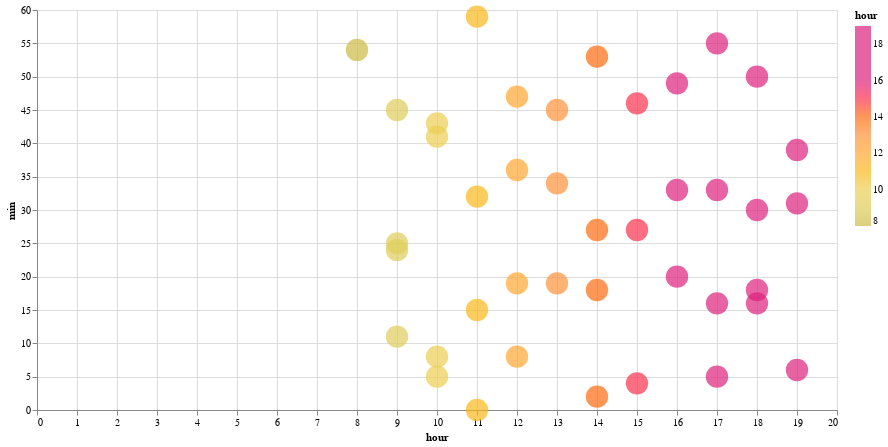

Notebook code for this chart:
### Code cell
test4 = compare_approaches(
    stop_id="15320",
    organization_name="Los Angeles County Metropolitan Transportation Authority",
    route_id="33-13172",
    stop_sequence=64,
)

### Figure 1 — Vega-Lite specification as saved in the notebook (floating-point values rounded to 4 significant figures)
{"config": {"view": {"continuousWidth": 300, "continuousHeight": 300}}, "data": {"name": "data-35e56aee044fce2723530c70bc48b3a5"}, "mark": {"type": "circle", "size": 500}, "encoding": {"color": {"field": "hour", "scale": {"range": ["#ccbb44", "#e9d868", "#fcb40e", "#ff9c42", "#fc5c04", "#dd217d", "#dd217d", "#dd217d"]}, "type": "quantitative"}, "tooltip": [{"field": "hour", "type": "quantitative"}, {"field": "min", "type": "quantitative"}, {"field": "actual_arrival_lag_min", "type": "quantitative"}], "x": {"field": "hour", "type": "quantitative"}, "y": {"field": "min", "type": "quantitative"}}, "height": 400, "width": 800, "$schema": "https://vega.github.io/schema/vega-lite/v5.17.0.json", "datasets": {"data-35e56aee044fce2723530c70bc48b3a5": [{"stop_id": "15320", "stop_sequence": 64, "scheduled_arrival_sec": 31620.0, "schedule_gtfs_dataset_key": "0666caf3ec1ecc96b74f4477ee4bc939", "trip_instance_key": "0c5aca91b6cba52c701d44e99c7d94aa", "rt_arrival_sec": 32092, "route_id": "33-13172", "shape_array_key": "55ec6a336c14f3af01a016ba8fdd0b95", "route_long_name": "Metro Local Line", "direction_id": 1.0, "organization_name": "Los Angeles County Metropolitan Transportation Authority", "caltrans_district": "07 - Los Angeles", "service_date": "2024-05-22T00:00:00", "route_type": "Bus", "feed_key": "608992664173210532aa3e6cc573be2f", "converted_schd_arrival2": "2024-05-22T08:47:00", "converted_rt_arrival": "2024-05-22T08:54:52", "converted_schd_arrival": "2024-05-22T08:47:00", "delay_min": 7.867, "actual_arrival_lag_min": null, "scheduled_arrival_lag_min": null, "hour": 8, "min": 54}, {"stop_id": "15320", "stop_sequence": 64, "scheduled_arrival_sec": 32520.0, "schedule_gtfs_dataset_key": "0666caf3ec1ecc96b74f4477ee4bc939", "trip_instance_key": "bb7639434ee4c9e112682621c8fc118d", "rt_arrival_sec": 33105, "route_id": "33-13172", "shape_array_key": "55ec6a336c14f3af01a016ba8fdd0b95", "route_long_name": "Metro Local Line", "direction_id": 1.0, "organization_name": "Los Angeles County Metropolitan Transportation Authority", "caltrans_district": "07 - Los Angeles", "service_date": "2024-05-22T00:00:00", "route_type": "Bus", "feed_key": "608992664173210532aa3e6cc573be2f", "converted_schd_arrival2": "2024-05-22T09:02:00", "converted_rt_arrival": "2024-05-22T09:11:45", "converted_schd_arrival": "2024-05-22T09:02:00", "delay_min": 9.75, "actual_arrival_lag_min": 16.88, "scheduled_arrival_lag_min": 15.0, "hour": 9, "min": 11}, {"stop_id": "15320", "stop_sequence": 64, "scheduled_arrival_sec": 33420.0, "schedule_gtfs_dataset_key": "0666caf3ec1ecc96b74f4477ee4bc939", "trip_instance_key": "fa401e82bc8ba3217711ac0187a672ca", "rt_arrival_sec": 33873, "route_id": "33-13172", "shape_array_key": "55ec6a336c14f3af01a016ba8fdd0b95", "route_long_name": "Metro Local Line", "direction_id": 1.0, "organization_name": "Los Angeles County Metropolitan Transportation Authority", "caltrans_district": "07 - Los Angeles", "service_date": "2024-05-22T00:00:00", "route_type": "Bus", "feed_key": "608992664173210532aa3e6cc573be2f", "converted_schd_arrival2": "2024-05-22T09:17:00", "converted_rt_arrival": "2024-05-22T09:24:33", "converted_schd_arrival": "2024-05-22T09:17:00", "delay_min": 7.55, "actual_arrival_lag_min": 12.8, "scheduled_arrival_lag_min": 15.0, "hour": 9, "min": 24}, {"stop_id": "15320", "stop_sequence": 64, "scheduled_arrival_sec": 34260.0, "schedule_gtfs_dataset_key": "0666caf3ec1ecc96b74f4477ee4bc939", "trip_instance_key": "52e18828b64f9d59070172b839b2f347", "rt_arrival_sec": 33951, "route_id": "33-13172", "shape_array_key": "55ec6a336c14f3af01a016ba8fdd0b95", "route_long_name": "Metro Local Line", "direction_id": 1.0, "organization_name": "Los Angeles County Metropolitan Transportation Authority", "caltrans_district": "07 - Los Angeles", "service_date": "2024-05-22T00:00:00", "route_type": "Bus", "feed_key": "608992664173210532aa3e6cc573be2f", "converted_schd_arrival2": "2024-05-22T09:31:00", "converted_rt_arrival": "2024-05-22T09:25:51", "converted_schd_arrival": "2024-05-22T09:31:00", "delay_min": -5.15, "actual_arrival_lag_min": 1.3, "scheduled_arrival_lag_min": 14.0, "hour": 9, "min": 25}, {"stop_id": "15320", "stop_sequence": 64, "scheduled_arrival_sec": 35160.0, "schedule_gtfs_dataset_key": "0666caf3ec1ecc96b74f4477ee4bc939", "trip_instance_key": "a301de16815469ed695b719ce9522b17", "rt_arrival_sec": 35113, "route_id": "33-13172", "shape_array_key": "55ec6a336c14f3af01a016ba8fdd0b95", "route_long_name": "Metro Local Line", "direction_id": 1.0, "organization_name": "Los Angeles County Metropolitan Transportation Authority", "caltrans_district": "07 - Los Angeles", "service_date": "2024-05-22T00:00:00", "route_type": "Bus", "feed_key": "608992664173210532aa3e6cc573be2f", "converted_schd_arrival2": "2024-05-22T09:46:00", "converted_rt_arrival": "2024-05-22T09:45:13", "converted_schd_arrival": "2024-05-22T09:46:00", "delay_min": -0.7833, "actual_arrival_lag_min": 19.37, "scheduled_arrival_lag_min": 15.0, "hour": 9, "min": 45}, {"stop_id": "15320", "stop_sequence": 64, "scheduled_arrival_sec": 36060.0, "schedule_gtfs_dataset_key": "0666caf3ec1ecc96b74f4477ee4bc939", "trip_instance_key": "6c436543d322ad76bd03e61cf304ea26", "rt_arrival_sec": 36307, "route_id": "33-13172", "shape_array_key": "55ec6a336c14f3af01a016ba8fdd0b95", "route_long_name": "Metro Local Line", "direction_id": 1.0, "organization_name": "Los Angeles County Metropolitan Transportation Authority", "caltrans_district": "07 - Los Angeles", "service_date": "2024-05-22T00:00:00", "route_type": "Bus", "feed_key": "608992664173210532aa3e6cc573be2f", "converted_schd_arrival2": "2024-05-22T10:01:00", "converted_rt_arrival": "2024-05-22T10:05:07", "converted_schd_arrival": "2024-05-22T10:01:00", "delay_min": 4.117, "actual_arrival_lag_min": 19.9, "scheduled_arrival_lag_min": 15.0, "hour": 10, "min": 5}, {"stop_id": "15320", "stop_sequence": 64, "scheduled_arrival_sec": 37020.0, "schedule_gtfs_dataset_key": "0666caf3ec1ecc96b74f4477ee4bc939", "trip_instance_key": "be03dd49db884084f15e41f8c6c1f05a", "rt_arrival_sec": 36538, "route_id": "33-13172", "shape_array_key": "55ec6a336c14f3af01a016ba8fdd0b95", "route_long_name": "Metro Local Line", "direction_id": 1.0, "organization_name": "Los Angeles County Metropolitan Transportation Authority", "caltrans_district": "07 - Los Angeles", "service_date": "2024-05-22T00:00:00", "route_type": "Bus", "feed_key": "608992664173210532aa3e6cc573be2f", "converted_schd_arrival2": "2024-05-22T10:17:00", "converted_rt_arrival": "2024-05-22T10:08:58", "converted_schd_arrival": "2024-05-22T10:17:00", "delay_min": -8.033, "actual_arrival_lag_min": 3.85, "scheduled_arrival_lag_min": 16.0, "hour": 10, "min": 8}, {"stop_id": "15320", "stop_sequence": 64, "scheduled_arrival_sec": 39000.0, "schedule_gtfs_dataset_key": "0666caf3ec1ecc96b74f4477ee4bc939", "trip_instance_key": "3691641c7f035d76c5876806d0566ab7", "rt_arrival_sec": 38479, "route_id": "33-13172", "shape_array_key": "55ec6a336c14f3af01a016ba8fdd0b95", "route_long_name": "Metro Local Line", "direction_id": 1.0, "organization_name": "Los Angeles County Metropolitan Transportation Authority", "caltrans_district": "07 - Los Angeles", "service_date": "2024-05-22T00:00:00", "route_type": "Bus", "feed_key": "608992664173210532aa3e6cc573be2f", "converted_schd_arrival2": "2024-05-22T10:50:00", "converted_rt_arrival": "2024-05-22T10:41:19", "converted_schd_arrival": "2024-05-22T10:50:00", "delay_min": -8.683, "actual_arrival_lag_min": 32.35, "scheduled_arrival_lag_min": 33.0, "hour": 10, "min": 41}, {"stop_id": "15320", "stop_sequence": 64, "scheduled_arrival_sec": 37980.0, "schedule_gtfs_dataset_key": "0666caf3ec1ecc96b74f4477ee4bc939", "trip_instance_key": "240b6807a40fe96a26bd152638809c36", "rt_arrival_sec": 38611, "route_id": "33-13172", "shape_array_key": "55ec6a336c14f3af01a016ba8fdd0b95", "route_long_name": "Metro Local Line", "direction_id": 1.0, "organization_name": "Los Angeles County Metropolitan Transportation Authority", "caltrans_district": "07 - Los Angeles", "service_date": "2024-05-22T00:00:00", "route_type": "Bus", "feed_key": "608992664173210532aa3e6cc573be2f", "converted_schd_arrival2": "2024-05-22T10:33:00", "converted_rt_arrival": "2024-05-22T10:43:31", "converted_schd_arrival": "2024-05-22T10:33:00", "delay_min": 10.52, "actual_arrival_lag_min": 2.2, "scheduled_arrival_lag_min": -17.0, "hour": 10, "min": 43}, {"stop_id": "15320", "stop_sequence": 64, "scheduled_arrival_sec": 39900.0, "schedule_gtfs_dataset_key": "0666caf3ec1ecc96b74f4477ee4bc939", "trip_instance_key": "79957879326eca63178762fb6ee29a46", "rt_arrival_sec": 39600, "route_id": "33-13172", "shape_array_key": "55ec6a336c14f3af01a016ba8fdd0b95", "route_long_name": "Metro Local Line", "direction_id": 1.0, "organization_name": "Los Angeles County Metropolitan Transportation Authority", "caltrans_district": "07 - Los Angeles", "service_date": "2024-05-22T00:00:00", "route_type": "Bus", "feed_key": "608992664173210532aa3e6cc573be2f", "converted_schd_arrival2": "2024-05-22T11:05:00", "converted_rt_arrival": "2024-05-22T11:00:00", "converted_schd_arrival": "2024-05-22T11:05:00", "delay_min": -5.0, "actual_arrival_lag_min": 16.48, "scheduled_arrival_lag_min": 32.0, "hour": 11, "min": 0}, {"stop_id": "15320", "stop_sequence": 64, "scheduled_arrival_sec": 40800.0, "schedule_gtfs_dataset_key": "0666caf3ec1ecc96b74f4477ee4bc939", "trip_instance_key": "6a342fed67832b9d4dd23c57c0a7d209", "rt_arrival_sec": 40526, "route_id": "33-13172", "shape_array_key": "55ec6a336c14f3af01a016ba8fdd0b95", "route_long_name": "Metro Local Line", "direction_id": 1.0, "organization_name": "Los Angeles County Metropolitan Transportation Authority", "caltrans_district": "07 - Los Angeles", "service_date": "2024-05-22T00:00:00", "route_type": "Bus", "feed_key": "608992664173210532aa3e6cc573be2f", "converted_schd_arrival2": "2024-05-22T11:20:00", "converted_rt_arrival": "2024-05-22T11:15:26", "converted_schd_arrival": "2024-05-22T11:20:00", "delay_min": -4.567, "actual_arrival_lag_min": 15.43, "scheduled_arrival_lag_min": 15.0, "hour": 11, "min": 15}, {"stop_id": "15320", "stop_sequence": 64, "scheduled_arrival_sec": 41700.0, "schedule_gtfs_dataset_key": "0666caf3ec1ecc96b74f4477ee4bc939", "trip_instance_key": "f07ba27b514f41a7ed90eb77f9a6a051", "rt_arrival_sec": 41564, "route_id": "33-13172", "shape_array_key": "55ec6a336c14f3af01a016ba8fdd0b95", "route_long_name": "Metro Local Line", "direction_id": 1.0, "organization_name": "Los Angeles County Metropolitan Transportation Authority", "caltrans_district": "07 - Los Angeles", "service_date": "2024-05-22T00:00:00", "route_type": "Bus", "feed_key": "608992664173210532aa3e6cc573be2f", "converted_schd_arrival2": "2024-05-22T11:35:00", "converted_rt_arrival": "2024-05-22T11:32:44", "converted_schd_arrival": "2024-05-22T11:35:00", "delay_min": -2.267, "actual_arrival_lag_min": 17.3, "scheduled_arrival_lag_min": 15.0, "hour": 11, "min": 32}, {"stop_id": "15320", "stop_sequence": 64, "scheduled_arrival_sec": 42660.0, "schedule_gtfs_dataset_key": "0666caf3ec1ecc96b74f4477ee4bc939", "trip_instance_key": "a9bf25dec809ca845fa029ac00cd2b15", "rt_arrival_sec": 43178, "route_id": "33-13172", "shape_array_key": "55ec6a336c14f3af01a016ba8fdd0b95", "route_long_name": "Metro Local Line", "direction_id": 1.0, "organization_name": "Los Angeles County Metropolitan Transportation Authority", "caltrans_district": "07 - Los Angeles", "service_date": "2024-05-22T00:00:00", "route_type": "Bus", "feed_key": "608992664173210532aa3e6cc573be2f", "converted_schd_arrival2": "2024-05-22T11:51:00", "converted_rt_arrival": "2024-05-22T11:59:38", "converted_schd_arrival": "2024-05-22T11:51:00", "delay_min": 8.633, "actual_arrival_lag_min": 26.9, "scheduled_arrival_lag_min": 16.0, "hour": 11, "min": 59}, {"stop_id": "15320", "stop_sequence": 64, "scheduled_arrival_sec": 43560.0, "schedule_gtfs_dataset_key": "0666caf3ec1ecc96b74f4477ee4bc939", "trip_instance_key": "5133aae59ada7b1f9d007414cacf5543", "rt_arrival_sec": 43690, "route_id": "33-13172", "shape_array_key": "55ec6a336c14f3af01a016ba8fdd0b95", "route_long_name": "Metro Local Line", "direction_id": 1.0, "organization_name": "Los Angeles County Metropolitan Transportation Authority", "caltrans_district": "07 - Los Angeles", "service_date": "2024-05-22T00:00:00", "route_type": "Bus", "feed_key": "608992664173210532aa3e6cc573be2f", "converted_schd_arrival2": "2024-05-22T12:06:00", "converted_rt_arrival": "2024-05-22T12:08:10", "converted_schd_arrival": "2024-05-22T12:06:00", "delay_min": 2.167, "actual_arrival_lag_min": 8.533, "scheduled_arrival_lag_min": 15.0, "hour": 12, "min": 8}, {"stop_id": "15320", "stop_sequence": 64, "scheduled_arrival_sec": 44460.0, "schedule_gtfs_dataset_key": "0666caf3ec1ecc96b74f4477ee4bc939", "trip_instance_key": "29309be4b075d750ca39c96761a0e81e", "rt_arrival_sec": 44372, "route_id": "33-13172", "shape_array_key": "55ec6a336c14f3af01a016ba8fdd0b95", "route_long_name": "Metro Local Line", "direction_id": 1.0, "organization_name": "Los Angeles County Metropolitan Transportation Authority", "caltrans_district": "07 - Los Angeles", "service_date": "2024-05-22T00:00:00", "route_type": "Bus", "feed_key": "608992664173210532aa3e6cc573be2f", "converted_schd_arrival2": "2024-05-22T12:21:00", "converted_rt_arrival": "2024-05-22T12:19:32", "converted_schd_arrival": "2024-05-22T12:21:00", "delay_min": -1.467, "actual_arrival_lag_min": 11.37, "scheduled_arrival_lag_min": 15.0, "hour": 12, "min": 19}, {"stop_id": "15320", "stop_sequence": 64, "scheduled_arrival_sec": 45360.0, "schedule_gtfs_dataset_key": "0666caf3ec1ecc96b74f4477ee4bc939", "trip_instance_key": "0cc9e670acb4fb48d53322a0405c25fe", "rt_arrival_sec": 45361, "route_id": "33-13172", "shape_array_key": "55ec6a336c14f3af01a016ba8fdd0b95", "route_long_name": "Metro Local Line", "direction_id": 1.0, "organization_name": "Los Angeles County Metropolitan Transportation Authority", "caltrans_district": "07 - Los Angeles", "service_date": "2024-05-22T00:00:00", "route_type": "Bus", "feed_key": "608992664173210532aa3e6cc573be2f", "converted_schd_arrival2": "2024-05-22T12:36:00", "converted_rt_arrival": "2024-05-22T12:36:01", "converted_schd_arrival": "2024-05-22T12:36:00", "delay_min": 0.01667, "actual_arrival_lag_min": 16.48, "scheduled_arrival_lag_min": 15.0, "hour": 12, "min": 36}, {"stop_id": "15320", "stop_sequence": 64, "scheduled_arrival_sec": 46260.0, "schedule_gtfs_dataset_key": "0666caf3ec1ecc96b74f4477ee4bc939", "trip_instance_key": "936b2646f570cff761d4764c2262f976", "rt_arrival_sec": 46058, "route_id": "33-13172", "shape_array_key": "55ec6a336c14f3af01a016ba8fdd0b95", "route_long_name": "Metro Local Line", "direction_id": 1.0, "organization_name": "Los Angeles County Metropolitan Transportation Authority", "caltrans_district": "07 - Los Angeles", "service_date": "2024-05-22T00:00:00", "route_type": "Bus", "feed_key": "608992664173210532aa3e6cc573be2f", "converted_schd_arrival2": "2024-05-22T12:51:00", "converted_rt_arrival": "2024-05-22T12:47:38", "converted_schd_arrival": "2024-05-22T12:51:00", "delay_min": -3.367, "actual_arrival_lag_min": 11.62, "scheduled_arrival_lag_min": 15.0, "hour": 12, "min": 47}, {"stop_id": "15320", "stop_sequence": 64, "scheduled_arrival_sec": 48060.0, "schedule_gtfs_dataset_key": "0666caf3ec1ecc96b74f4477ee4bc939", "trip_instance_key": "a0013de3e546b1db41dd2d1f62aa590c", "rt_arrival_sec": 47990, "route_id": "33-13172", "shape_array_key": "55ec6a336c14f3af01a016ba8fdd0b95", "route_long_name": "Metro Local Line", "direction_id": 1.0, "organization_name": "Los Angeles County Metropolitan Transportation Authority", "caltrans_district": "07 - Los Angeles", "service_date": "2024-05-22T00:00:00", "route_type": "Bus", "feed_key": "608992664173210532aa3e6cc573be2f", "converted_schd_arrival2": "2024-05-22T13:21:00", "converted_rt_arrival": "2024-05-22T13:19:50", "converted_schd_arrival": "2024-05-22T13:21:00", "delay_min": -1.167, "actual_arrival_lag_min": 32.2, "scheduled_arrival_lag_min": 30.0, "hour": 13, "min": 19}, {"stop_id": "15320", "stop_sequence": 64, "scheduled_arrival_sec": 48960.0, "schedule_gtfs_dataset_key": "0666caf3ec1ecc96b74f4477ee4bc939", "trip_instance_key": "6fbc83317d6d09f4cf86f50ca2ef20df", "rt_arrival_sec": 48864, "route_id": "33-13172", "shape_array_key": "55ec6a336c14f3af01a016ba8fdd0b95", "route_long_name": "Metro Local Line", "direction_id": 1.0, "organization_name": "Los Angeles County Metropolitan Transportation Authority", "caltrans_district": "07 - Los Angeles", "service_date": "2024-05-22T00:00:00", "route_type": "Bus", "feed_key": "608992664173210532aa3e6cc573be2f", "converted_schd_arrival2": "2024-05-22T13:36:00", "converted_rt_arrival": "2024-05-22T13:34:24", "converted_schd_arrival": "2024-05-22T13:36:00", "delay_min": -1.6, "actual_arrival_lag_min": 14.57, "scheduled_arrival_lag_min": 15.0, "hour": 13, "min": 34}, {"stop_id": "15320", "stop_sequence": 64, "scheduled_arrival_sec": 49860.0, "schedule_gtfs_dataset_key": "0666caf3ec1ecc96b74f4477ee4bc939", "trip_instance_key": "4e5078ec4abc94a3aa8456c274ba06f2", "rt_arrival_sec": 49512, "route_id": "33-13172", "shape_array_key": "55ec6a336c14f3af01a016ba8fdd0b95", "route_long_name": "Metro Local Line", "direction_id": 1.0, "organization_name": "Los Angeles County Metropolitan Transportation Authority", "caltrans_district": "07 - Los Angeles", "service_date": "2024-05-22T00:00:00", "route_type": "Bus", "feed_key": "608992664173210532aa3e6cc573be2f", "converted_schd_arrival2": "2024-05-22T13:51:00", "converted_rt_arrival": "2024-05-22T13:45:12", "converted_schd_arrival": "2024-05-22T13:51:00", "delay_min": -5.8, "actual_arrival_lag_min": 10.8, "scheduled_arrival_lag_min": 15.0, "hour": 13, "min": 45}, {"stop_id": "15320", "stop_sequence": 64, "scheduled_arrival_sec": 50760.0, "schedule_gtfs_dataset_key": "0666caf3ec1ecc96b74f4477ee4bc939", "trip_instance_key": "0eaa3715f66c2dad8e8d31e407766331", "rt_arrival_sec": 50530, "route_id": "33-13172", "shape_array_key": "55ec6a336c14f3af01a016ba8fdd0b95", "route_long_name": "Metro Local Line", "direction_id": 1.0, "organization_name": "Los Angeles County Metropolitan Transportation Authority", "caltrans_district": "07 - Los Angeles", "service_date": "2024-05-22T00:00:00", "route_type": "Bus", "feed_key": "608992664173210532aa3e6cc573be2f", "converted_schd_arrival2": "2024-05-22T14:06:00", "converted_rt_arrival": "2024-05-22T14:02:10", "converted_schd_arrival": "2024-05-22T14:06:00", "delay_min": -3.833, "actual_arrival_lag_min": 16.97, "scheduled_arrival_lag_min": 15.0, "hour": 14, "min": 2}, {"stop_id": "15320", "stop_sequence": 64, "scheduled_arrival_sec": 51660.0, "schedule_gtfs_dataset_key": "0666caf3ec1ecc96b74f4477ee4bc939", "trip_instance_key": "7b803642a30d0bc60bb3ef7e720d1a6a", "rt_arrival_sec": 51505, "route_id": "33-13172", "shape_array_key": "55ec6a336c14f3af01a016ba8fdd0b95", "route_long_name": "Metro Local Line", "direction_id": 1.0, "organization_name": "Los Angeles County Metropolitan Transportation Authority", "caltrans_district": "07 - Los Angeles", "service_date": "2024-05-22T00:00:00", "route_type": "Bus", "feed_key": "608992664173210532aa3e6cc573be2f", "converted_schd_arrival2": "2024-05-22T14:21:00", "converted_rt_arrival": "2024-05-22T14:18:25", "converted_schd_arrival": "2024-05-22T14:21:00", "delay_min": -2.583, "actual_arrival_lag_min": 16.25, "scheduled_arrival_lag_min": 15.0, "hour": 14, "min": 18}, {"stop_id": "15320", "stop_sequence": 64, "scheduled_arrival_sec": 52560.0, "schedule_gtfs_dataset_key": "0666caf3ec1ecc96b74f4477ee4bc939", "trip_instance_key": "8ef46dcd3a7bc5374782deb7d3a57abd", "rt_arrival_sec": 52058, "route_id": "33-13172", "shape_array_key": "55ec6a336c14f3af01a016ba8fdd0b95", "route_long_name": "Metro Local Line", "direction_id": 1.0, "organization_name": "Los Angeles County Metropolitan Transportation Authority", "caltrans_district": "07 - Los Angeles", "service_date": "2024-05-22T00:00:00", "route_type": "Bus", "feed_key": "608992664173210532aa3e6cc573be2f", "converted_schd_arrival2": "2024-05-22T14:36:00", "converted_rt_arrival": "2024-05-22T14:27:38", "converted_schd_arrival": "2024-05-22T14:36:00", "delay_min": -8.367, "actual_arrival_lag_min": 9.217, "scheduled_arrival_lag_min": 15.0, "hour": 14, "min": 27}, {"stop_id": "15320", "stop_sequence": 64, "scheduled_arrival_sec": 53460.0, "schedule_gtfs_dataset_key": "0666caf3ec1ecc96b74f4477ee4bc939", "trip_instance_key": "b7d610295da2cd6464dfcf0362414bf7", "rt_arrival_sec": 53614, "route_id": "33-13172", "shape_array_key": "55ec6a336c14f3af01a016ba8fdd0b95", "route_long_name": "Metro Local Line", "direction_id": 1.0, "organization_name": "Los Angeles County Metropolitan Transportation Authority", "caltrans_district": "07 - Los Angeles", "service_date": "2024-05-22T00:00:00", "route_type": "Bus", "feed_key": "608992664173210532aa3e6cc573be2f", "converted_schd_arrival2": "2024-05-22T14:51:00", "converted_rt_arrival": "2024-05-22T14:53:34", "converted_schd_arrival": "2024-05-22T14:51:00", "delay_min": 2.567, "actual_arrival_lag_min": 25.93, "scheduled_arrival_lag_min": 15.0, "hour": 14, "min": 53}, {"stop_id": "15320", "stop_sequence": 64, "scheduled_arrival_sec": 54360.0, "schedule_gtfs_dataset_key": "0666caf3ec1ecc96b74f4477ee4bc939", "trip_instance_key": "ff340a05fdac508dee2b904447a0fd38", "rt_arrival_sec": 54273, "route_id": "33-13172", "shape_array_key": "55ec6a336c14f3af01a016ba8fdd0b95", "route_long_name": "Metro Local Line", "direction_id": 1.0, "organization_name": "Los Angeles County Metropolitan Transportation Authority", "caltrans_district": "07 - Los Angeles", "service_date": "2024-05-22T00:00:00", "route_type": "Bus", "feed_key": "608992664173210532aa3e6cc573be2f", "converted_schd_arrival2": "2024-05-22T15:06:00", "converted_rt_arrival": "2024-05-22T15:04:33", "converted_schd_arrival": "2024-05-22T15:06:00", "delay_min": -1.45, "actual_arrival_lag_min": 10.98, "scheduled_arrival_lag_min": 15.0, "hour": 15, "min": 4}, {"stop_id": "15320", "stop_sequence": 64, "scheduled_arrival_sec": 55320.0, "schedule_gtfs_dataset_key": "0666caf3ec1ecc96b74f4477ee4bc939", "trip_instance_key": "704ce460e6680c7ca014edcfa4604a68", "rt_arrival_sec": 55652, "route_id": "33-13172", "shape_array_key": "55ec6a336c14f3af01a016ba8fdd0b95", "route_long_name": "Metro Local Line", "direction_id": 1.0, "organization_name": "Los Angeles County Metropolitan Transportation Authority", "caltrans_district": "07 - Los Angeles", "service_date": "2024-05-22T00:00:00", "route_type": "Bus", "feed_key": "608992664173210532aa3e6cc573be2f", "converted_schd_arrival2": "2024-05-22T15:22:00", "converted_rt_arrival": "2024-05-22T15:27:32", "converted_schd_arrival": "2024-05-22T15:22:00", "delay_min": 5.533, "actual_arrival_lag_min": 22.98, "scheduled_arrival_lag_min": 16.0, "hour": 15, "min": 27}, {"stop_id": "15320", "stop_sequence": 64, "scheduled_arrival_sec": 56280.0, "schedule_gtfs_dataset_key": "0666caf3ec1ecc96b74f4477ee4bc939", "trip_instance_key": "0f17961e83e8e4e9f6432722f2ea762e", "rt_arrival_sec": 56793, "route_id": "33-13172", "shape_array_key": "55ec6a336c14f3af01a016ba8fdd0b95", "route_long_name": "Metro Local Line", "direction_id": 1.0, "organization_name": "Los Angeles County Metropolitan Transportation Authority", "caltrans_district": "07 - Los Angeles", "service_date": "2024-05-22T00:00:00", "route_type": "Bus", "feed_key": "608992664173210532aa3e6cc573be2f", "converted_schd_arrival2": "2024-05-22T15:38:00", "converted_rt_arrival": "2024-05-22T15:46:33", "converted_schd_arrival": "2024-05-22T15:38:00", "delay_min": 8.55, "actual_arrival_lag_min": 19.02, "scheduled_arrival_lag_min": 16.0, "hour": 15, "min": 46}, {"stop_id": "15320", "stop_sequence": 64, "scheduled_arrival_sec": 58980.0, "schedule_gtfs_dataset_key": "0666caf3ec1ecc96b74f4477ee4bc939", "trip_instance_key": "6732eacae2ce72738afbe8973d837451", "rt_arrival_sec": 58809, "route_id": "33-13172", "shape_array_key": "55ec6a336c14f3af01a016ba8fdd0b95", "route_long_name": "Metro Local Line", "direction_id": 1.0, "organization_name": "Los Angeles County Metropolitan Transportation Authority", "caltrans_district": "07 - Los Angeles", "service_date": "2024-05-22T00:00:00", "route_type": "Bus", "feed_key": "608992664173210532aa3e6cc573be2f", "converted_schd_arrival2": "2024-05-22T16:23:00", "converted_rt_arrival": "2024-05-22T16:20:09", "converted_schd_arrival": "2024-05-22T16:23:00", "delay_min": -2.85, "actual_arrival_lag_min": 33.6, "scheduled_arrival_lag_min": 45.0, "hour": 16, "min": 20}, {"stop_id": "15320", "stop_sequence": 64, "scheduled_arrival_sec": 59880.0, "schedule_gtfs_dataset_key": "0666caf3ec1ecc96b74f4477ee4bc939", "trip_instance_key": "43cf0f85e960681d3a85a85895c2aaac", "rt_arrival_sec": 59620, "route_id": "33-13172", "shape_array_key": "55ec6a336c14f3af01a016ba8fdd0b95", "route_long_name": "Metro Local Line", "direction_id": 1.0, "organization_name": "Los Angeles County Metropolitan Transportation Authority", "caltrans_district": "07 - Los Angeles", "service_date": "2024-05-22T00:00:00", "route_type": "Bus", "feed_key": "608992664173210532aa3e6cc573be2f", "converted_schd_arrival2": "2024-05-22T16:38:00", "converted_rt_arrival": "2024-05-22T16:33:40", "converted_schd_arrival": "2024-05-22T16:38:00", "delay_min": -4.333, "actual_arrival_lag_min": 13.52, "scheduled_arrival_lag_min": 15.0, "hour": 16, "min": 33}, {"stop_id": "15320", "stop_sequence": 64, "scheduled_arrival_sec": 60780.0, "schedule_gtfs_dataset_key": "0666caf3ec1ecc96b74f4477ee4bc939", "trip_instance_key": "18421abba1a50981d757d7af71fa274e", "rt_arrival_sec": 60583, "route_id": "33-13172", "shape_array_key": "55ec6a336c14f3af01a016ba8fdd0b95", "route_long_name": "Metro Local Line", "direction_id": 1.0, "organization_name": "Los Angeles County Metropolitan Transportation Authority", "caltrans_district": "07 - Los Angeles", "service_date": "2024-05-22T00:00:00", "route_type": "Bus", "feed_key": "608992664173210532aa3e6cc573be2f", "converted_schd_arrival2": "2024-05-22T16:53:00", "converted_rt_arrival": "2024-05-22T16:49:43", "converted_schd_arrival": "2024-05-22T16:53:00", "delay_min": -3.283, "actual_arrival_lag_min": 16.05, "scheduled_arrival_lag_min": 15.0, "hour": 16, "min": 49}, {"stop_id": "15320", "stop_sequence": 64, "scheduled_arrival_sec": 61680.0, "schedule_gtfs_dataset_key": "0666caf3ec1ecc96b74f4477ee4bc939", "trip_instance_key": "06cd75664f3319af9a6a241af2c4d497", "rt_arrival_sec": 61554, "route_id": "33-13172", "shape_array_key": "55ec6a336c14f3af01a016ba8fdd0b95", "route_long_name": "Metro Local Line", "direction_id": 1.0, "organization_name": "Los Angeles County Metropolitan Transportation Authority", "caltrans_district": "07 - Los Angeles", "service_date": "2024-05-22T00:00:00", "route_type": "Bus", "feed_key": "608992664173210532aa3e6cc573be2f", "converted_schd_arrival2": "2024-05-22T17:08:00", "converted_rt_arrival": "2024-05-22T17:05:54", "converted_schd_arrival": "2024-05-22T17:08:00", "delay_min": -2.1, "actual_arrival_lag_min": 16.18, "scheduled_arrival_lag_min": 15.0, "hour": 17, "min": 5}, {"stop_id": "15320", "stop_sequence": 64, "scheduled_arrival_sec": 62580.0, "schedule_gtfs_dataset_key": "0666caf3ec1ecc96b74f4477ee4bc939", "trip_instance_key": "05a9d890a8a3f85869f730437b7227ed", "rt_arrival_sec": 62212, "route_id": "33-13172", "shape_array_key": "55ec6a336c14f3af01a016ba8fdd0b95", "route_long_name": "Metro Local Line", "direction_id": 1.0, "organization_name": "Los Angeles County Metropolitan Transportation Authority", "caltrans_district": "07 - Los Angeles", "service_date": "2024-05-22T00:00:00", "route_type": "Bus", "feed_key": "608992664173210532aa3e6cc573be2f", "converted_schd_arrival2": "2024-05-22T17:23:00", "converted_rt_arrival": "2024-05-22T17:16:52", "converted_schd_arrival": "2024-05-22T17:23:00", "delay_min": -6.133, "actual_arrival_lag_min": 10.97, "scheduled_arrival_lag_min": 15.0, "hour": 17, "min": 16}, {"stop_id": "15320", "stop_sequence": 64, "scheduled_arrival_sec": 63420.0, "schedule_gtfs_dataset_key": "0666caf3ec1ecc96b74f4477ee4bc939", "trip_instance_key": "a2e4afabe472b423b7bc5c7b531a3ce1", "rt_arrival_sec": 63209, "route_id": "33-13172", "shape_array_key": "55ec6a336c14f3af01a016ba8fdd0b95", "route_long_name": "Metro Local Line", "direction_id": 1.0, "organization_name": "Los Angeles County Metropolitan Transportation Authority", "caltrans_district": "07 - Los Angeles", "service_date": "2024-05-22T00:00:00", "route_type": "Bus", "feed_key": "608992664173210532aa3e6cc573be2f", "converted_schd_arrival2": "2024-05-22T17:37:00", "converted_rt_arrival": "2024-05-22T17:33:29", "converted_schd_arrival": "2024-05-22T17:37:00", "delay_min": -3.517, "actual_arrival_lag_min": 16.62, "scheduled_arrival_lag_min": 14.0, "hour": 17, "min": 33}, {"stop_id": "15320", "stop_sequence": 64, "scheduled_arrival_sec": 64380.0, "schedule_gtfs_dataset_key": "0666caf3ec1ecc96b74f4477ee4bc939", "trip_instance_key": "d27bccb46413c30d7e4ec4c549912281", "rt_arrival_sec": 64529, "route_id": "33-13172", "shape_array_key": "55ec6a336c14f3af01a016ba8fdd0b95", "route_long_name": "Metro Local Line", "direction_id": 1.0, "organization_name": "Los Angeles County Metropolitan Transportation Authority", "caltrans_district": "07 - Los Angeles", "service_date": "2024-05-22T00:00:00", "route_type": "Bus", "feed_key": "608992664173210532aa3e6cc573be2f", "converted_schd_arrival2": "2024-05-22T17:53:00", "converted_rt_arrival": "2024-05-22T17:55:29", "converted_schd_arrival": "2024-05-22T17:53:00", "delay_min": 2.483, "actual_arrival_lag_min": 22.0, "scheduled_arrival_lag_min": 16.0, "hour": 17, "min": 55}, {"stop_id": "15320", "stop_sequence": 64, "scheduled_arrival_sec": 65280.0, "schedule_gtfs_dataset_key": "0666caf3ec1ecc96b74f4477ee4bc939", "trip_instance_key": "3976df761e9cd75c83c777f504a8b21d", "rt_arrival_sec": 65779, "route_id": "33-13172", "shape_array_key": "55ec6a336c14f3af01a016ba8fdd0b95", "route_long_name": "Metro Local Line", "direction_id": 1.0, "organization_name": "Los Angeles County Metropolitan Transportation Authority", "caltrans_district": "07 - Los Angeles", "service_date": "2024-05-22T00:00:00", "route_type": "Bus", "feed_key": "608992664173210532aa3e6cc573be2f", "converted_schd_arrival2": "2024-05-22T18:08:00", "converted_rt_arrival": "2024-05-22T18:16:19", "converted_schd_arrival": "2024-05-22T18:08:00", "delay_min": 8.317, "actual_arrival_lag_min": 20.83, "scheduled_arrival_lag_min": 15.0, "hour": 18, "min": 16}, {"stop_id": "15320", "stop_sequence": 64, "scheduled_arrival_sec": 66120.0, "schedule_gtfs_dataset_key": "0666caf3ec1ecc96b74f4477ee4bc939", "trip_instance_key": "87673d6cab001badc1783e7ee362ea7e", "rt_arrival_sec": 65930, "route_id": "33-13172", "shape_array_key": "55ec6a336c14f3af01a016ba8fdd0b95", "route_long_name": "Metro Local Line", "direction_id": 1.0, "organization_name": "Los Angeles County Metropolitan Transportation Authority", "caltrans_district": "07 - Los Angeles", "service_date": "2024-05-22T00:00:00", "route_type": "Bus", "feed_key": "608992664173210532aa3e6cc573be2f", "converted_schd_arrival2": "2024-05-22T18:22:00", "converted_rt_arrival": "2024-05-22T18:18:50", "converted_schd_arrival": "2024-05-22T18:22:00", "delay_min": -3.167, "actual_arrival_lag_min": 2.517, "scheduled_arrival_lag_min": 14.0, "hour": 18, "min": 18}, {"stop_id": "15320", "stop_sequence": 64, "scheduled_arrival_sec": 67020.0, "schedule_gtfs_dataset_key": "0666caf3ec1ecc96b74f4477ee4bc939", "trip_instance_key": "03e896246daa5e8c6a99c34dcdc66ee3", "rt_arrival_sec": 66620, "route_id": "33-13172", "shape_array_key": "55ec6a336c14f3af01a016ba8fdd0b95", "route_long_name": "Metro Local Line", "direction_id": 1.0, "organization_name": "Los Angeles County Metropolitan Transportation Authority", "caltrans_district": "07 - Los Angeles", "service_date": "2024-05-22T00:00:00", "route_type": "Bus", "feed_key": "608992664173210532aa3e6cc573be2f", "converted_schd_arrival2": "2024-05-22T18:37:00", "converted_rt_arrival": "2024-05-22T18:30:20", "converted_schd_arrival": "2024-05-22T18:37:00", "delay_min": -6.667, "actual_arrival_lag_min": 11.5, "scheduled_arrival_lag_min": 15.0, "hour": 18, "min": 30}, {"stop_id": "15320", "stop_sequence": 64, "scheduled_arrival_sec": 67920.0, "schedule_gtfs_dataset_key": "0666caf3ec1ecc96b74f4477ee4bc939", "trip_instance_key": "20376aeb7d969dd78efa72f2e0079600", "rt_arrival_sec": 67834, "route_id": "33-13172", "shape_array_key": "55ec6a336c14f3af01a016ba8fdd0b95", "route_long_name": "Metro Local Line", "direction_id": 1.0, "organization_name": "Los Angeles County Metropolitan Transportation Authority", "caltrans_district": "07 - Los Angeles", "service_date": "2024-05-22T00:00:00", "route_type": "Bus", "feed_key": "608992664173210532aa3e6cc573be2f", "converted_schd_arrival2": "2024-05-22T18:52:00", "converted_rt_arrival": "2024-05-22T18:50:34", "converted_schd_arrival": "2024-05-22T18:52:00", "delay_min": -1.433, "actual_arrival_lag_min": 20.23, "scheduled_arrival_lag_min": 15.0, "hour": 18, "min": 50}, {"stop_id": "15320", "stop_sequence": 64, "scheduled_arrival_sec": 68700.0, "schedule_gtfs_dataset_key": "0666caf3ec1ecc96b74f4477ee4bc939", "trip_instance_key": "ecf49a9c88c02917288ab08119b29bc9", "rt_arrival_sec": 68808, "route_id": "33-13172", "shape_array_key": "55ec6a336c14f3af01a016ba8fdd0b95", "route_long_name": "Metro Local Line", "direction_id": 1.0, "organization_name": "Los Angeles County Metropolitan Transportation Authority", "caltrans_district": "07 - Los Angeles", "service_date": "2024-05-22T00:00:00", "route_type": "Bus", "feed_key": "608992664173210532aa3e6cc573be2f", "converted_schd_arrival2": "2024-05-22T19:05:00", "converted_rt_arrival": "2024-05-22T19:06:48", "converted_schd_arrival": "2024-05-22T19:05:00", "delay_min": 1.8, "actual_arrival_lag_min": 16.23, "scheduled_arrival_lag_min": 13.0, "hour": 19, "min": 6}, {"stop_id": "15320", "stop_sequence": 64, "scheduled_arrival_sec": 69540.0, "schedule_gtfs_dataset_key": "0666caf3ec1ecc96b74f4477ee4bc939", "trip_instance_key": "837495525e58eaad8a308d04a399d074", "rt_arrival_sec": 70313, "route_id": "33-13172", "shape_array_key": "55ec6a336c14f3af01a016ba8fdd0b95", "route_long_name": "Metro Local Line", "direction_id": 1.0, "organization_name": "Los Angeles County Metropolitan Transportation Authority", "caltrans_district": "07 - Los Angeles", "service_date": "2024-05-22T00:00:00", "route_type": "Bus", "feed_key": "608992664173210532aa3e6cc573be2f", "converted_schd_arrival2": "2024-05-22T19:19:00", "converted_rt_arrival": "2024-05-22T19:31:53", "converted_schd_arrival": "2024-05-22T19:19:00", "delay_min": 12.88, "actual_arrival_lag_min": 25.08, "scheduled_arrival_lag_min": 14.0, "hour": 19, "min": 31}, {"stop_id": "15320", "stop_sequence": 64, "scheduled_arrival_sec": 70620.0, "schedule_gtfs_dataset_key": "0666caf3ec1ecc96b74f4477ee4bc939", "trip_instance_key": "a4f5e1996ed6fae5e391c8335c9dc976", "rt_arrival_sec": 70778, "route_id": "33-13172", "shape_array_key": "55ec6a336c14f3af01a016ba8fdd0b95", "route_long_name": "Metro Local Line", "direction_id": 1.0, "organization_name": "Los Angeles County Metropolitan Transportation Authority", "caltrans_district": "07 - Los Angeles", "service_date": "2024-05-22T00:00:00", "route_type": "Bus", "feed_key": "608992664173210532aa3e6cc573be2f", "converted_schd_arrival2": "2024-05-22T19:37:00", "converted_rt_arrival": "2024-05-22T19:39:38", "converted_schd_arrival": "2024-05-22T19:37:00", "delay_min": 2.633, "actual_arrival_lag_min": 7.75, "scheduled_arrival_lag_min": 18.0, "hour": 19, "min": 39}]}}
